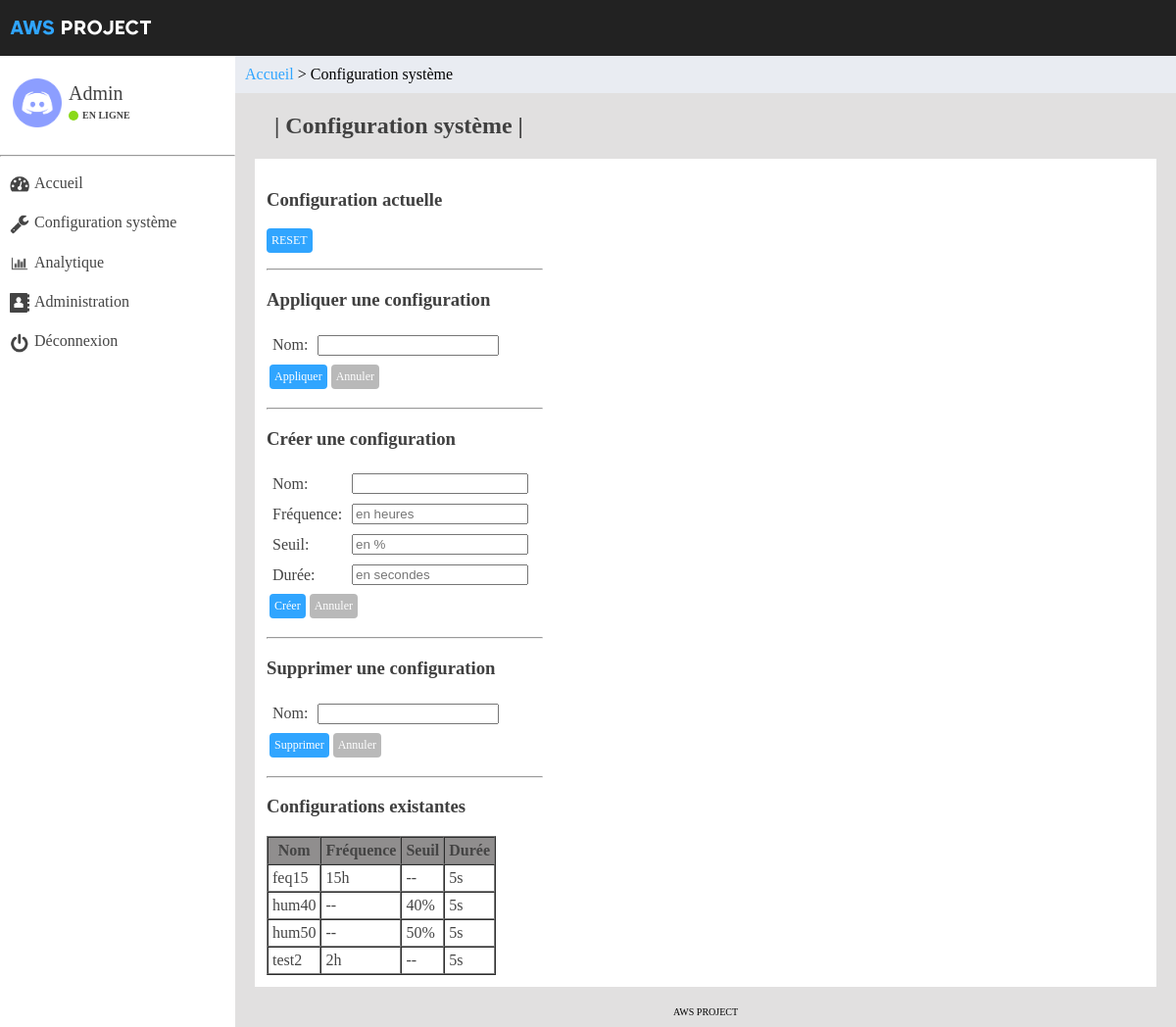
/interface.php (signed in), run on the app's committed database.
### tables this page shows
CREATE TABLE `configurations` (
  `nom` varchar(20) NOT NULL,
  `fréquence` int(11) DEFAULT NULL,
  `seuil` int(11) DEFAULT NULL,
  `durée` int(11) DEFAULT NULL
);

### interface.php (the view, shortened to what this page needs)
<?php
require_once 'mesFonctions.php';
if(isset($_SESSION['groupe'])){
	$groupe=$_SESSION['groupe'];
	if(strcmp($groupe,"dev")==0 or strcmp($groupe,"usr")==0){
		initMenu("<a href='accueil.php'>Accueil</a> > Configuration système");
		echo"<link rel='stylesheet' type='text/css' href='css&fonts/feuillestyle4.css' />";
		echo "<h2 style='padding-left: 30px; color:#404040;'>| Configuration système |</h2>";
		echo "<div id='configuration-systeme'>";
		echo "
		<h3>Configuration actuelle</h3>";
		echo "<form method='post'><input type='submit' value='RESET' name='statut' id='valider'></form>
		<hr width='280px' align='left'>";
		echo "<h3>Appliquer une configuration</h3>";
		echo "<form action='action-setConfig.php' method='post'>
		<table cellpadding='4'>
			<tr>
				<td><span id='texte-noir'> Nom: </span></td> <td> <input type='text' name='configuration'></td>
			</tr>
		</table>
		<table>
			<tr>
				<td> <input type='submit' name='ok' value='Appliquer' id='valider'></td>
				<td> <input type='reset' name='reset' value='Annuler' id='annuler'></td>
			</tr>
		</table>
		</form>
		<hr width='280px' align='left'>";
		echo "<h3>Créer une configuration</h3>";
		echo "<form action='action-creation-config.php' method='post'>
		<table cellpadding='4'>
			<tr>
				<td><span id='texte-noir'> Nom: </span></td>
				<td> <input type='text' style='width:180px;' name='nom'></td>
			</tr>
			<tr>
				<td><span id='texte-noir'> Fréquence: </span></td>
				<td> <input placeholder='en heures' type='number' min='1' max='48' style='width:180px;' name='fréquence'></td>
			</tr>
			<tr>
				<td><span id='texte-noir'> Seuil: </span></td>
				<td> <input placeholder='en %' type='number' min='20' max='70' style='width:180px;' name='seuil'></td>
			</tr>
			<tr>
				<td><span id='texte-noir'> Durée: </span></td>
				<td> <input placeholder='en secondes' type='number' min='1' max='60' style='width:180px;' name='durée'></td>
			</tr>
		</table>
		<table>
			<tr>
				<td> <input type='submit' name='ok' value='Créer' id='valider'></td>
				<td> <input type='reset' name='reset' value='Annuler' id='annuler'></td>
			</tr>
		</table>
		</form>
		<hr width='280px' align='left'>";
		echo "<h3>Supprimer une configuration</h3>";
		echo "<form action='action-supprimer-config.php' method='post'>
		<table cellpadding='4'>
			<tr>
				<td><span id='texte-noir'> Nom: </span></td> <td> <input type='text' name='configuration'></td>
			</tr>
		</table>
		<table>
			<tr>
				<td> <input type='submit' name='ok' value='Supprimer' id='valider'></td>
				<td> <input type='reset' name='reset' value='Annuler' id='annuler'></td>
			</tr>
		</table>
		</form>";
		echo "<hr width='280px' align='left'><h3>Configurations existantes</h3>";
		require("parametres.php");
		$connexion=mysqli_connect($serveur,$log,$pwd) or die("Impossible de se connecter au serveur MySQL");
		$bd="projet-arrosage";
		mysqli_select_db($connexion,$bd) or die ("Impossible d'utilise la bd souhaitée");
		$table="configurations";
		$requete="SELECT * FROM $table order by nom";
		$resultat=mysqli_query($connexion,$requete);
		echo "<table border='1', cellpadding='4', cellspacing='0', style='vertical-align: top;'>
		<tr>
			<th><span id='texte-noir'>Nom</span></th>
			<th><span id='texte-noir'>Fréquence</span></th>
			<th><span id='texte-noir'>Seuil</span></th>
			<th><span id='texte-noir'>Durée</span></th>
		</tr>";
		while($ligne=mysqli_fetch_row($resultat)){
		echo "<tr>";
		$col=0;
		foreach($ligne as $v) {
			if($v == 0 and ($col == 1 or $col==2))
				$v = "--";
			else if($col==1)
				$v = $v.'h';
			else if($col==2)
				$v = $v.'%';
			else if($col==3)
				$v = $v.'s';
			echo "<td><span id='texte-noir'>".$v."</span></td>";
			$col = $col+1;
		}
		echo "</tr>";
		}
		echo "</table>";
		echo"</div>";
		initFin();
	}
	else
		header('Location: index.php?error=403');
}
else
	header('Location: index.php?error=401');
?>

### mesFonctions.php (shortened to what this page needs)
<?php
function initMenu($chemin){
echo "
<head>
<meta charset='UTF-8'>
<link rel='icon' href='ressources/AWS.ico' />
<title>AWS PROJECT</title>
<link rel='stylesheet' type='text/css' href='css&fonts/feuillestyle3.css' />
<link rel='stylesheet' type='text/css' href='css&fonts/feuillestyle4.css' />
<script src='https://cdn.jsdelivr.net/npm/chart.js@2.8.0'></script>
	<div id='barre'>
		<a href=index.php style='text-decoration: none;'><span style='color: #30a5ff'>AWS</span> <span style='color: #FFFFFF'>PROJECT</span></a>
	</div>
	<script language='javascript'>
			function verif(i)
			{
				var numero = i;
				var nomForm = 'supprimerUtilisateur' + numero;
				var nomUtilisateur = document.forms[nomForm]['nomUtilisateur'].value;
				return confirm('Voulez-vous supprimer l\'utilisateur ' + nomUtilisateur + ' ?');
			}
	</script>
</head>
<body>
<div id='global'>
	<div id='menu' style='float: left;'>
		<div id='statut'>";
			if(isset($_SESSION['groupe'])){
				$login = $_SESSION['login'];
				$login[0] = strtoupper($login[0]);
				echo "
					<table>
						<tr>
						<td>
							<img src='ressources/icon_profil.png' height='50px' width='50px'>
						</td>
						<td>
							<table>
								<tr><span id='texte-noir'><p style='font-size: 20px; text-align: left; padding-left: 3px;'>".$login."</p></span></tr>
								<tr><td><div id='cercle' style='background: #8ad919;'></div></td><td><span id='texte-noir'><b style='font-size: 10px;'>EN LIGNE</b></span></td></tr>
							</table>
						</td>
						</tr>
					</table>
				";
			}
		echo"</div><hr />
		<div id='barre-menu'>
            <ul id='menu-vertical'>
                <li><a href='index.php'><img id='dashboard' src='ressources/icon_dashboard.png' height='20px' width='20px' style='vertical-align: middle; padding-right: 5px;'>Accueil</a></li>
                <li><a href='interface.php'><img src='ressources/icon_wrench.png' height='20px' width='20px' style='vertical-align: middle; padding-right: 5px;'>Configuration système</a></li>
                <li><a href='analytique.php'><img src='ressources/icon_bar_chart.jpg' height='20px' width='20px' style='vertical-align: middle; padding-right: 5px;'>Analytique</a></li>";
                if (isset($_SESSION['groupe']) and $_SESSION['groupe'] == "dev"){
                    echo "<li><a href='administration.php'><img src='ressources/icon_adress_book1.png' height='20px' width='20px' style='vertical-align: middle; padding-right: 5px;'>Administration</a></li>";
                }
                else{
                    echo "<li><a href='profil.php'><img src='ressources/icon_adress_book1.png' height='20px' width='20px' style='vertical-align: middle; padding-right: 5px;'>Profil</a></li>";
                }
            echo "</ul>
            <ul id='bouton-deco'>
                <li><a href='action-deconnexion.php?dcx=Déconnexion'><img src='ressources/icon_power_off.png' height='20px' width='20px' style='vertical-align: middle; padding-right: 5px;'>Déconnexion</a></li>
            </ul>
        </div>
	</div>
	<div id='page' style='float: right;'>
		<div id='path'>";
			echo $chemin;
		echo" </div>
		<div id='contenu'>";
}
function initFin(){
	echo "
			<div id='pied'>
				<p style='text-align: center; font-size: 10px;'>AWS PROJECT</p>
			</div>
		</div>
		</div>
		</div>
	</body>";
}
?>

### data on the page
configurations: nom "feq15", v "15h", seuil "--", v "5s"
configurations: nom "hum40", fréquence "--", v "40%", v "5s"
configurations: nom "hum50", fréquence "--", v "50%", v "5s"
configurations: nom "test2", v "2h", seuil "--", v "5s"

### other printed values
$login "Admin"
$chemin "Accueil > Configuration système"
